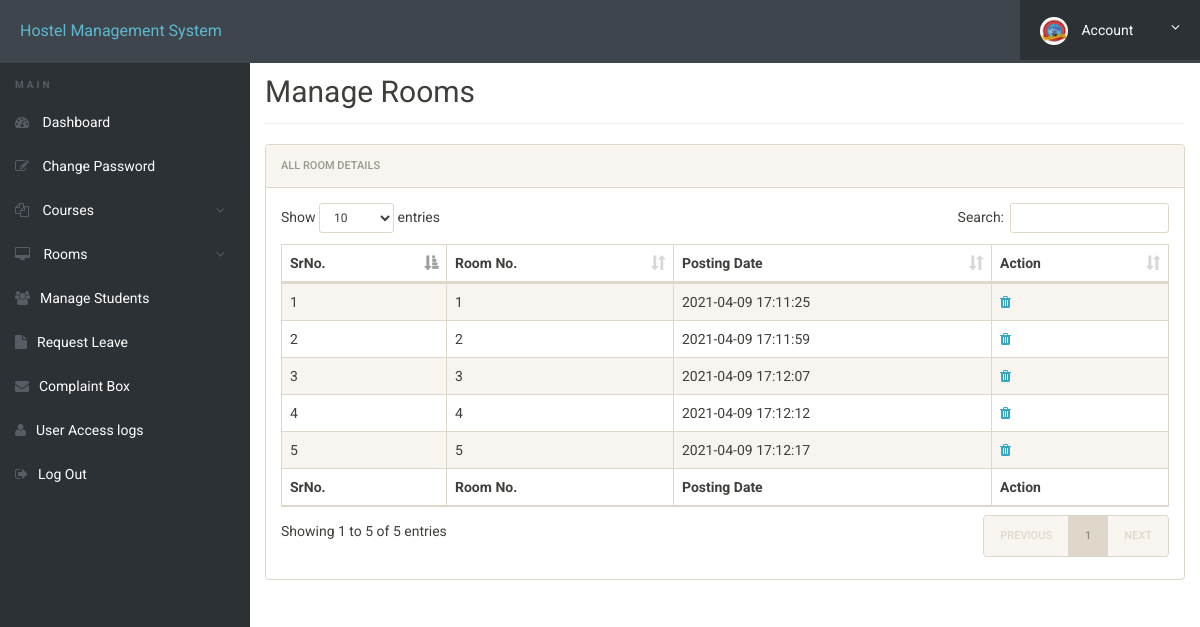
The page /admin/manage-rooms.php (signed in) on the database its author committed.
### tables this page shows
CREATE TABLE `rooms` (
  `id` int(11) NOT NULL,
  `room_no` int(11) NOT NULL,
  `capacity` int(11) NOT NULL DEFAULT 4,
  `posting_date` timestamp NOT NULL DEFAULT current_timestamp()
);

### admin/manage-rooms.php (the view, shortened to what this page needs)
<?php
include('includes/config.php');
?>
<!doctype html>
<html lang="en" class="no-js">
<head>
	<link rel="stylesheet" href="css/font-awesome.min.css">
	<link rel="stylesheet" href="css/bootstrap.min.css">
	<link rel="stylesheet" href="css/dataTables.bootstrap.min.css">
	<link rel="stylesheet" href="css/bootstrap-social.css">
	<link rel="stylesheet" href="css/bootstrap-select.css">
	<link rel="stylesheet" href="css/fileinput.min.css">
	<link rel="stylesheet" href="css/awesome-bootstrap-checkbox.css">
	<link rel="stylesheet" href="css/style.css">
</head>
<body>
	<?php include('includes/header.php');?>
	<div class="ts-main-content">
			<?php include('includes/sidebar.php');?>
		<div class="content-wrapper">
			<div class="container-fluid">
				<div class="row">
					<div class="col-md-12">
						<h2 class="page-title" style="margin-top: 50px;">Manage Rooms</h2>
						<div class="panel panel-default">
							<div class="panel-heading">All Room Details</div>
							<div class="panel-body">
								<table id="zctb" class="display table table-striped table-bordered table-hover" cellspacing="0" width="100%">
									<thead>
										<tr>
											<th>SrNo.</th>
											<th>Room No.</th>
											<th>Posting Date  </th>
											<th>Action</th>
										</tr>
									</thead>
									<tfoot>
										<tr>
											<th>SrNo.</th>
											<th>Room No.</th>
											<th>Posting Date  </th>
											<th>Action</th>
										</tr>
									</tfoot>
									<tbody>
<?php
$ret="select * from rooms";
$stmt= $mysqli->prepare($ret) ;
$stmt->execute() ;
$res=$stmt->get_result();
$cnt=1;
while($row=$res->fetch_object())
	  {
	  	?>
<tr><td><?php echo $cnt;;?></td>
<td><?php echo $row->room_no;?></td>
<td><?php echo $row->posting_date;?></td>
<td><a href="manage-rooms.php?del=<?php echo $row->id;?>" onclick="return confirm('Do you want to delete');">
<i class="fa fa-trash"></i></a></td>
										</tr>
									<?php
$cnt=$cnt+1;
									 } ?>
									</tbody>
								</table>
							</div>
						</div>
					</div>
				</div>
			</div>
		</div>
	</div>
</body>
</html>

### admin/includes/header.php (shortened to what this page needs)
<?php if($_SESSION['id'])
{ ?>
<div class="brand clearfix">
		<a href="#" class="logo" style="font-size:16px;">Hostel Management System</a>
		<ul class="ts-profile-nav">
			<li class="ts-account">
				<a href="#"><img src="img/ts-avatar.jpg" class="ts-avatar hidden-side" alt=""> Account <i class="fa fa-angle-down hidden-side"></i></a>
			</li>
		</ul>
	</div>
	<?php } ?>

### admin/includes/sidebar.php (shortened to what this page needs)
<nav class="ts-sidebar">
			<ul class="ts-sidebar-menu">
				<li class="ts-label">Main</li>
				<?PHP if(isset($_SESSION['id']))
				{ ?>
				<li><a href="dashboard.php"><i class="fa fa-dashboard"></i> Dashboard</a></li>
				<li><a href="change-password.php"><i class="fa fa-edit"></i> Change Password</a></li>
					<li><a href="#"><i class="fa fa-files-o"></i> Courses</a>
				</li>
					<li><a href="#"><i class="fa fa-desktop"></i> Rooms</a>
				</li>
				<li><a href="manage-students.php"><i class="fa fa-users"></i>Manage Students</a></li>
				<li><a href="request-leave.php"><i class="fa fa-file"></i>Request Leave</a></li>
				<li><a href="complaint-box.php"><i class="fa fa-envelope"></i>Complaint Box</a></li>
				<li><a href="access-log.php"><i class="fa fa-user"></i>User Access logs</a></li>
				<li><a href="logout.php"><i class="fa fa-sign-out"></i>Log Out</a></li>
<?php }else { ?>
				<li><a href="registration.php"><i class="fa fa-files-o"></i> User Registration</a></li>
				<li><a href="index.php"><i class="fa fa-users"></i> User Login</a></li>
				<li><a href="admin"><i class="fa fa-user"></i> Admin Login</a></li>
				<?php } ?>
				</ul>
		</nav>

### admin/css/style.css (style rules this page uses)
html { font-size: 14px; }
@media only screen and (min-width: 480px) { html { font-size: 17px; } }
@media only screen and (min-width: 768px) { html { font-size: 14px; } }
body { font-size: 1em; }
a { color: #37a6c4; }
.panel { overflow: hidden; }
ul, li { margin: 0; padding: 0; list-style: none; }
.page-title { padding-bottom: 15px; margin-bottom: 20px; margin-top: 50px; border-bottom: 1px solid #f0f0f0; }
.brand { background: #3e454c; position: relative; z-index: 3; position: fixed; width: 100%; top: 0; }
.brand .logo { box-sizing: border-box; padding: 20px; float: left; display: block; width: 200px; }
@media only screen and (min-width: 992px) { .brand .logo { width: 250px; } }
.brand .ts-profile-nav { float: right; display: none; }
.brand .ts-profile-nav li { float: left; position: relative; }
.brand .ts-profile-nav li a { display: block; padding: 20px; color: #fff; }
.brand .ts-profile-nav .ts-account .fa-angle-down { float: right; }
.brand .ts-profile-nav .ts-account > a { width: 180px; background: #2c3136; }
.brand .ts-profile-nav .ts-account .ts-avatar { border-radius: 50%; height: 28px; margin: -10px 0; margin-right: 10px; }
@media only screen and (min-width: 992px) { .brand .ts-profile-nav { display: block; } }
.ts-sidebar { background: #2c3136; max-height: 0; transition: max-height 0.3s; overflow: hidden; position: fixed; z-index: 2; width: 100%; bottom: 0; top: 60px; overflow-y: auto; }
@media only screen and (min-width: 992px) { .ts-sidebar { max-height: 100%; bottom: 0; } }
.ts-sidebar-menu .ts-label { color: #585c64; font-weight: bold; padding: 8px 15px; text-transform: uppercase; font-size: 10px; letter-spacing: 3px; margin-top: 10px; }
.ts-sidebar-menu a { display: block; text-decoration: none; padding: 12px 15px; color: #fff; }
.ts-sidebar-menu li { position: relative; }
.ts-sidebar-menu li i { color: #585c64; margin-right: 10px; }
.ts-main-content .content-wrapper { padding-top: 15px; margin-top: 10px; }
@media only screen and (min-width: 992px) { .ts-main-content .ts-sidebar { width: 250px; float: left; } }
@media only screen and (min-width: 992px) { .ts-main-content .content-wrapper { margin-left: 250px; } }

### rows shown on the page
rooms: room_no "1", posting_date "2021-04-09 17:11:25"
rooms: room_no "2", posting_date "2021-04-09 17:11:59"
rooms: room_no "3", posting_date "2021-04-09 17:12:07"
rooms: room_no "4", posting_date "2021-04-09 17:12:12"
rooms: room_no "5", posting_date "2021-04-09 17:12:17"
